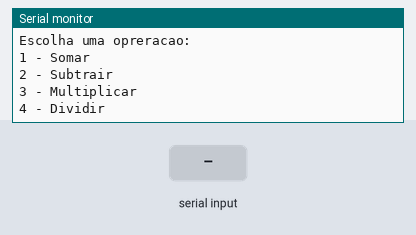
This sketch was run on a simulated Arduino Uno, built with avr-gcc and run on an emulated ATmega328P. On the bench: the last lines printed to the serial monitor. The test bench sets the inputs (shaded band).

Above: at 0.8 s.
0.9 s: "sim" received over Serial
At 2.9 s:
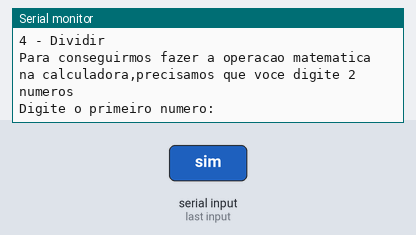
3.5 s: "90,45,200\n" received over Serial
At 5.4 s:
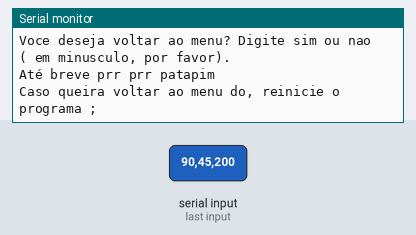

Measured:
- after the input at 0.9 s, the serial monitor: prints a new line after 1.0 s (image 1)
- after the input at 3.5 s, the serial monitor: prints a new line at once (image 2)

The sketch:

calculadora_com_menu_moura_branco_1.ino
```cpp
int escolhaDaOperacao;
 float resultado;


//Estrutura: tipoRetorno nomeDaFuncao parametros
float somar(float numero1Param, float numero2Param = 0){
  resultado = numero1Param + numero2Param; // ; indica que é o final da instrucao
  return resultado;
  //Serial.println("Boom!! seu resultado eh: " + String(resultado));//concatenano


}

float dividir(float numero1Param, float numero2Param = 0){
  resultado = numero1Param / numero2Param; // ; indica que é o final da instrucao
  return resultado;
  //Serial.println("Boom!! seu resultado eh: " + String(resultado));//concatenano

}

float subtrair(float numero1Param, float numero2Param = 0){
  resultado = numero1Param - numero2Param; // ; indica que é o final da instrucao
  return resultado;
  //Serial.println("Boom!! seu resultado eh: " + String(resultado));//concatenano

}

float multiplicar(float numero1Param, float numero2Param = 0){
  resultado = numero1Param * numero2Param; // ; indica que é o final da instrucao
  return resultado;
  //Serial.println("Boom!! seu resultado eh: " + String(resultado));//concatenano
}


void setup()
{
 Serial.begin(9600);

  int contador = 0;
  float numero1;
  float numero2;


  do{
     Serial.println("Bem-vindo(a) a  calculadora !!!");
     Serial.println("Escolha uma opreracao:");
     Serial.println("1 - Somar");
     Serial.println("2 - Subtrair");
     Serial.println("3 - Multiplicar");
     Serial.println ("4 - Dividir");
     while (!Serial.available()){}
     escolhaDaOperacao = Serial.parseInt();


     Serial.println("Para conseguirmos fazer a operacao matematica na calculadora,precisamos que voce digite 2 numeros");
     Serial.println ("Digite o primeiro numero:");
     while(!Serial.available()){}
     numero1 = Serial.parseFloat();

     Serial.println ("Digite o segundo numero:");
     while(!Serial.available()){}
     numero2 = Serial.parseFloat();

     switch(escolhaDaOperacao){
       case 1://SOMAR
           //somar(numero1, numero2);//estou passando os valores que o usuario digitou via parametro
          // somar(numero1);//estou passando os valores para o parametro

          float retornoFuncaoSomar;
          retornoFuncaoSomar = somar(numero1, numero2);
          Serial.println(retornoFuncaoSomar);

          break;

       case 2:
         resultado = numero1 - numero2;
         Serial.println("Seu resultado eh " + String(resultado));
          break;

       case 3:
         resultado = numero1 * numero2;
         Serial.println("Boom!! seu resultado eh " + String(resultado));
          break;

       case 4:
         resultado = numero1 / numero2;
         Serial.println("Boom!! seu resultado eh " + String(resultado));
          break;

       default:
         Serial.println("Opcao invalida! Escolha uma opcao do 1 ao 4. ;)");
     }

     Serial.println("Voce deseja voltar ao menu? Digite sim ou nao ( em minusculo, por favor).");
     while (!Serial.available()){}

    if(Serial.readString()=="sim"){
     contador = 1;
    }
    else{
     contador = 0;
      Serial.println("Até breve prr prr patapim");
      Serial.println("Caso queira voltar ao menu do, reinicie o programa ;");

    }


  }
  while(contador != 0);
}

void loop()
{
 // sem instruções
}
```
